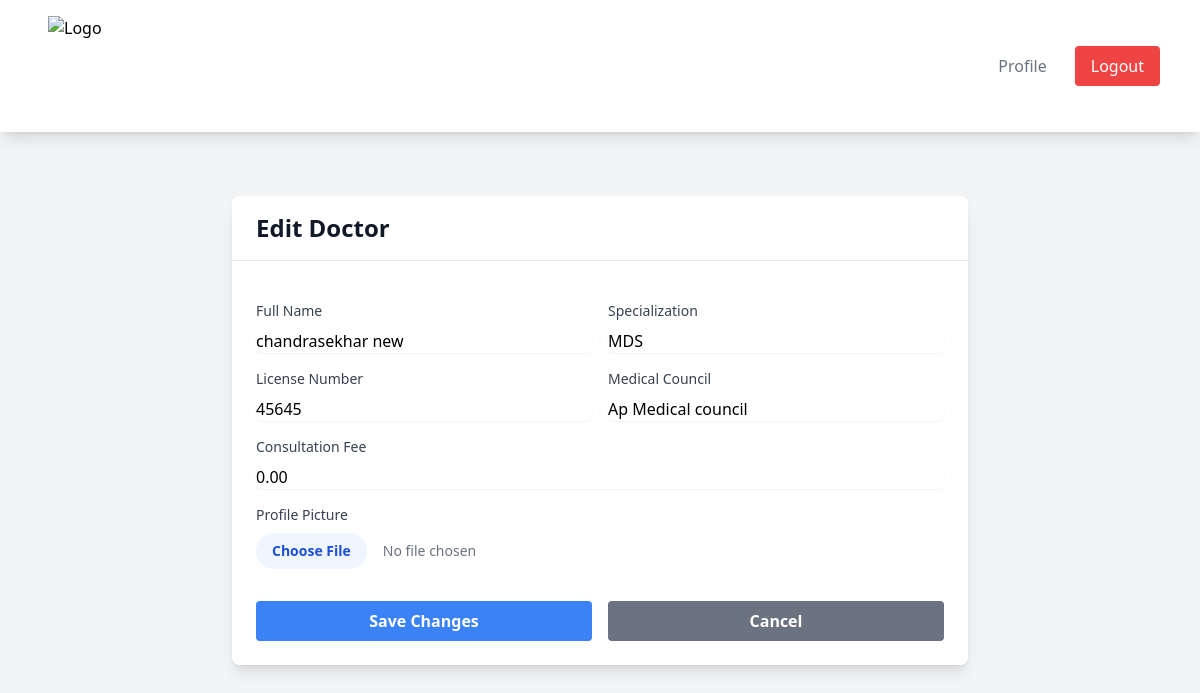
Screenshot of /clinic-admin/doctors/2/edit/ (signed in) with the database file from the repository.
### users/models.py (models this page shows, shortened)
class Doctor(models.Model):
    user = models.OneToOneField(User, on_delete=models.CASCADE, null=True, blank=True)
    clinic = models.ForeignKey(
        Clinic,
        on_delete=models.CASCADE,
        null=True,  # Allow null temporarily for migration
        blank=True
    )
    name = models.CharField(max_length=255)
    specialization = models.CharField(max_length=255, blank=True)
    license_number = models.CharField(max_length=50)
    medical_council = models.CharField(max_length=255)
    consultation_fee = models.DecimalField(max_digits=10, decimal_places=2, default=0)
    profile_picture = models.ImageField(upload_to='doctor_profiles/', null=True, blank=True)
    verified = models.BooleanField(default=False)
    verification_details = models.JSONField(null=True, blank=True)
    created_at = models.DateTimeField(auto_now_add=True)
    updated_at = models.DateTimeField(auto_now=True)
    class Meta:
        ordering = ['name']

### users/views/clinic_admin_views.py (the view, shortened to what this page needs)
# urls.py: path('clinic-admin/doctors/<int:doctor_id>/edit/', edit_doctor, name='edit_doctor'),
@login_required
def edit_doctor(request, doctor_id):
    doctor = get_object_or_404(Doctor, id=doctor_id)
    return render(request, 'clinic_admin/edit_doctor.html', {'doctor': doctor})

### users/templates/clinic_admin/edit_doctor.html (shortened to what this page needs)
{% extends 'base.html' %}
{% block content %}
<div class="max-w-3xl mx-auto px-4 py-8">
    <div class="bg-white shadow-lg rounded-lg">
        <div class="px-6 py-4 border-b border-gray-200">
            <h1 class="text-2xl font-bold text-gray-900">Edit Doctor</h1>
        </div>
        <form method="POST" enctype="multipart/form-data" class="p-6 space-y-4">
            <div class="grid grid-cols-1 md:grid-cols-2 gap-4">
                <div class="space-y-2">
                    <label class="block text-sm font-medium text-gray-700">Full Name</label>
                    <input type="text" name="name" value="{{ doctor.name }}" required
                           class="mt-1 block w-full rounded-md border-gray-300 shadow-sm focus:border-blue-500 focus:ring-blue-500">
                </div>
                <div class="space-y-2">
                    <label class="block text-sm font-medium text-gray-700">Specialization</label>
                    <input type="text" name="specialization" value="{{ doctor.specialization }}"
                           class="mt-1 block w-full rounded-md border-gray-300 shadow-sm focus:border-blue-500 focus:ring-blue-500">
                </div>
            </div>
            <div class="grid grid-cols-1 md:grid-cols-2 gap-4">
                <div class="space-y-2">
                    <label class="block text-sm font-medium text-gray-700">License Number</label>
                    <input type="text" name="license_number" value="{{ doctor.license_number }}" required
                           class="mt-1 block w-full rounded-md border-gray-300 shadow-sm focus:border-blue-500 focus:ring-blue-500">
                </div>
                <div class="space-y-2">
                    <label class="block text-sm font-medium text-gray-700">Medical Council</label>
                    <input type="text" name="medical_council" value="{{ doctor.medical_council }}" required
                           class="mt-1 block w-full rounded-md border-gray-300 shadow-sm focus:border-blue-500 focus:ring-blue-500">
                </div>
            </div>
            <div class="space-y-2">
                <label class="block text-sm font-medium text-gray-700">Consultation Fee</label>
                <input type="number" name="consultation_fee" value="{{ doctor.consultation_fee }}" step="0.01"
                       class="mt-1 block w-full rounded-md border-gray-300 shadow-sm focus:border-blue-500 focus:ring-blue-500">
            </div>
            <div class="space-y-2">
                <label class="block text-sm font-medium text-gray-700">Profile Picture</label>
                <input type="file" name="profile_picture" accept="image/*"
                       class="mt-1 block w-full text-sm text-gray-500 file:mr-4 file:py-2 file:px-4 file:rounded-full file:border-0 file:text-sm file:font-semibold file:bg-blue-50 file:text-blue-700 hover:file:bg-blue-100">
            </div>
            <div class="pt-4 flex space-x-4">
                <button type="submit"
                        class="flex-1 bg-blue-500 hover:bg-blue-600 text-white font-bold py-2 px-4 rounded">
                    Save Changes
                </button>
                <a href="{% url 'users:doctors_list' %}"
                   class="flex-1 bg-gray-500 hover:bg-gray-600 text-white font-bold py-2 px-4 rounded text-center">
                    Cancel
                </a>
            </div>
        </form>
    </div>
</div>
{% endblock %}

### rows the page displays
Doctor: name "chandrasekhar new", specialization "MDS", license_number "45645", medical_council "Ap Medical council", consultation_fee "0.00"
